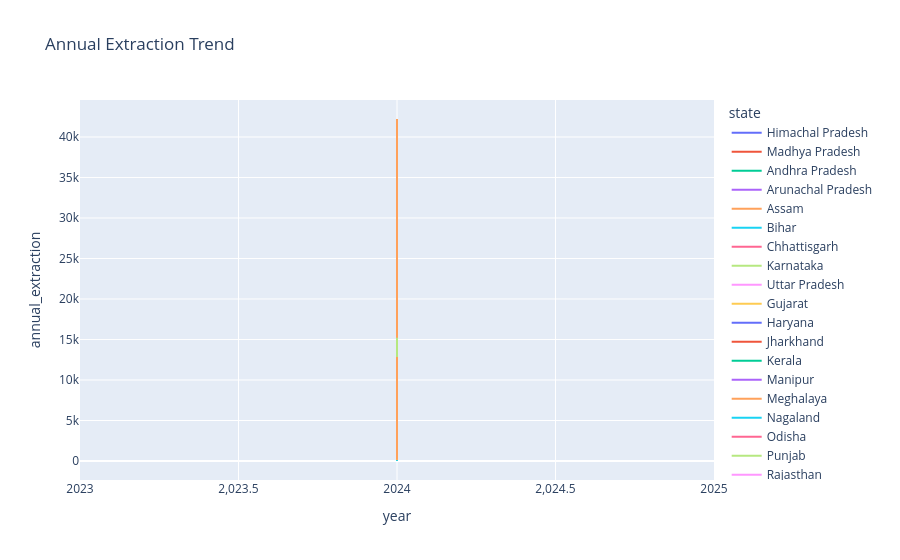

Here is the notebook cell this chart was saved with:
### Code cell
fig = px.line(df, x="year", y="annual_extraction", color="state",
            title="Annual Extraction Trend")
fig.show()

### Figure 1 — Plotly figure (JSON) as saved in the notebook; plotly's stock layout.template omitted (floating-point values rounded to 4 significant figures)
{"data": [{"hovertemplate": "state=Himachal Pradesh<br>year=%{x}<br>annual_extraction=%{y}<extra></extra>", "legendgroup": "Himachal Pradesh", "line": {"color": "#636efa", "dash": "solid"}, "marker": {"symbol": "circle"}, "mode": "lines", "name": "Himachal Pradesh", "orientation": "v", "showlegend": true, "type": "scatter", "x": [2024], "xaxis": "x", "y": [0.13], "yaxis": "y"}, {"hovertemplate": "state=Madhya Pradesh<br>year=%{x}<br>annual_extraction=%{y}<extra></extra>", "legendgroup": "Madhya Pradesh", "line": {"color": "#EF553B", "dash": "solid"}, "marker": {"symbol": "circle"}, "mode": "lines", "name": "Madhya Pradesh", "orientation": "v", "showlegend": true, "type": "scatter", "x": [2024, 2024, 2024, 2024], "xaxis": "x", "y": [0.17, 70.98, 68.95, 2.0], "yaxis": "y"}, {"hovertemplate": "state=Andhra Pradesh<br>year=%{x}<br>annual_extraction=%{y}<extra></extra>", "legendgroup": "Andhra Pradesh", "line": {"color": "#00cc96", "dash": "solid"}, "marker": {"symbol": "circle"}, "mode": "lines", "name": "Andhra Pradesh", "orientation": "v", "showlegend": true, "type": "scatter", "x": [2024, 2024, 2024, 2024, 2024, 2024, 2024, 2024, 2024, 2024, 2024, 2024, 2024, 2024, 2024, 2024, 2024, 2024, 2024, 2024, 2024, 2024, 2024, 2024, 2024, 2024, 2024, 2024, 2024, 2024, 2024, 2024, 2024, 2024, 2024, 2024, 2024, 2024, 2024, 2024, 2024, 2024, 2024, 2024, 2024, 2024, 2024, 2024, 2024, 2024, 2024, 2024, 2024, 2024, 2024, 2024, 2024, 2024, 2024, 2024, 2024, 2024, 2024, 2024, 2024, 2024, 2024, 2024, 2024, 2024, 2024, 2024, 2024, 2024, 2024, 2024, 2024, 2024, 2024, 2024, 2024, 2024], "xaxis": "x", "y": [2861.0, 14420.0, 1324.0, 2836.0, 1323.0, 1247.0, 2605.0, 1621.0, 2065.0, 3487.0, 2078.0, 10850.0, 566.2, 1228.0, 66.02, 1215.0, 1073.0, 20510.0, 595.3, 2623.0, 87.94, 285.3, 2538.0, 235.4, 549.9, 2861.0, 14420.0, 1324.0, 2836.0, 1323.0, 1247.0, 2605.0, 1621.0, 2065.0, 3487.0, 2078.0, 10850.0, 566.2, 1228.0, 66.02, 1215.0, 1073.0, 20510.0, 595.3, 2623.0, 87.94, 285.3, 2538.0, 235.4, 549.9, 68.75, 92.86, 88.89, 96.88, 67.74, 78.95, 96.15, 78.95, 63.64, 93.33, 97.48, 96.53, 67.97, 85.58, 97.75, 94.86, 82.6, 97.22, 74.5, 87.96, 93.78, 98.55, 75.79, 86.57, 91.39, 97.37, 70.33, 71.97, 95.6, 75.13, 81.07, 93.81], "yaxis": "y"}, {"hovertemplate": "state=Arunachal Pradesh<br>year=%{x}<br>annual_extraction=%{y}<extra></extra>", "legendgroup": "Arunachal Pradesh", "line": {"color": "#ab63fa", "dash": "solid"}, "marker": {"symbol": "circle"}, "mode": "lines", "name": "Arunachal Pradesh", "orientation": "v", "showlegend": true, "type": "scatter", "x": [2024, 2024, 2024, 2024, 2024, 2024, 2024, 2024, 2024, 2024, 2024, 2024, 2024, 2024, 2024, 2024, 2024, 2024, 2024, 2024, 2024, 2024], "xaxis": "x", "y": [7569.0, 3181.0, 17480.0, 41950.0, 33880.0, 1442.0, 2465.0, 1785.0, 73.65, 397.3, 916.7, 7569.0, 3181.0, 17480.0, 41950.0, 33880.0, 1442.0, 2465.0, 1785.0, 73.65, 397.3, 916.7], "yaxis": "y"}, {"hovertemplate": "state=Assam<br>year=%{x}<br>annual_extraction=%{y}<extra></extra>", "legendgroup": "Assam", "line": {"color": "#FFA15A", "dash": "solid"}, "marker": {"symbol": "circle"}, "mode": "lines", "name": "Assam", "orientation": "v", "showlegend": true, "type": "scatter", "x": [2024, 2024, 2024, 2024, 2024, 2024, 2024, 2024, 2024, 2024, 2024, 2024, 2024, 2024, 2024, 2024, 2024, 2024, 2024, 2024, 2024, 2024, 2024, 2024, 2024, 2024, 2024, 2024, 2024, 2024, 2024, 2024, 2024, 2024, 2024, 2024, 2024, 2024, 2024, 2024, 2024, 2024, 2024, 2024, 2024, 2024, 2024, 2024, 2024, 2024, 2024, 2024, 2024, 2024], "xaxis": "x", "y": [27270.0, 22900.0, 12850.0, 23180.0, 25350.0, 14210.0, 38010.0, 18120.0, 37790.0, 19070.0, 19330.0, 29900.0, 9513.0, 32140.0, 22460.0, 7024.0, 26990.0, 19370.0, 42130.0, 30090.0, 8475.0, 21450.0, 8850.0, 32060.0, 42220.0, 40140.0, 22150.0, 27270.0, 22900.0, 12850.0, 23180.0, 25350.0, 14210.0, 38010.0, 18120.0, 37790.0, 19070.0, 19330.0, 29900.0, 9513.0, 32140.0, 22460.0, 7024.0, 26990.0, 19370.0, 42130.0, 30090.0, 8475.0, 21450.0, 8850.0, 32060.0, 42220.0, 40140.0, 22150.0], "yaxis": "y"}, {"hovertemplate": "state=Bihar<br>year=%{x}<br>annual_extraction=%{y}<extra></extra>", "legendgroup": "Bihar", "line": {"color": "#19d3f3", "dash": "solid"}, "marker": {"symbol": "circle"}, "mode": "lines", "name": "Bihar", "orientation": "v", "showlegend": true, "type": "scatter", "x": [2024, 2024, 2024, 2024, 2024, 2024, 2024, 2024, 2024, 2024, 2024, 2024, 2024, 2024, 2024, 2024, 2024, 2024, 2024, 2024, 2024, 2024, 2024, 2024, 2024, 2024, 2024, 2024, 2024, 2024, 2024, 2024, 2024, 2024, 2024, 2024, 2024, 2024, 2024, 2024, 2024, 2024, 2024, 2024, 2024, 2024, 2024, 2024, 2024, 2024, 2024, 2024, 2024, 2024, 2024, 2024, 2024, 2024, 2024, 2024, 2024, 2024, 2024, 2024, 2024, 2024, 2024, 2024, 2024, 2024, 2024, 2024, 2024, 2024, 2024, 2024, 2024, 2024, 2024, 2024, 2024, 2024, 2024, 2024, 2024, 2024, 2024, 2024, 2024, 2024, 2024, 2024, 2024, 2024, 2024, 2024, 2024, 2024, 2024], "xaxis": "x", "y": [7485.0, 0.0, 1116.0, 915.1, 2725.0, 6287.0, 1104.0, 626.8, 4990.0, 5352.0, 2497.0, 1553.0, 1686.0, 462.5, 900.8, 7209.0, 1883.0, 5300.0, 1279.0, 3932.0, 8012.0, 1546.0, 4232.0, 1283.0, 2056.0, 1991.0, 1554.0, 4222.0, 3002.0, 610.2, 844.1, 887.5, 4816.0, 1784.0, 7485.0, 0.0, 1116.0, 915.1, 2725.0, 6287.0, 1104.0, 626.8, 4990.0, 5352.0, 2497.0, 1553.0, 1686.0, 462.5, 900.8, 7209.0, 1883.0, 5300.0, 1279.0, 3932.0, 8012.0, 1546.0, 4232.0, 1283.0, 2056.0, 1991.0, 1554.0, 4222.0, 3002.0, 610.2, 844.1, 887.5, 4816.0, 1784.0, 4860.0, 4860.0, 89.47, 70.0, 83.33, 62.5, 88.89, 83.74, 76.56, 91.35, 84.09, 81.58, 36.13, 67.54, 38.05, 76.04, 87.89, 68.74, 85.34, 67.38, 95.64, 84.33, 74.73, 92.94, 79.06, 83.69, 36.55, 65.05, 39.5, 75.74, 95.79], "yaxis": "y"}, {"hovertemplate": "state=Chhattisgarh<br>year=%{x}<br>annual_extraction=%{y}<extra></extra>", "legendgroup": "Chhattisgarh", "line": {"color": "#FF6692", "dash": "solid"}, "marker": {"symbol": "circle"}, "mode": "lines", "name": "Chhattisgarh", "orientation": "v", "showlegend": true, "type": "scatter", "x": [2024, 2024, 2024, 2024, 2024, 2024, 2024, 2024, 2024, 2024, 2024, 2024, 2024, 2024, 2024, 2024, 2024, 2024, 2024, 2024, 2024, 2024, 2024, 2024, 2024, 2024, 2024, 2024, 2024, 2024, 2024, 2024, 2024, 2024, 2024, 2024, 2024, 2024, 2024, 2024, 2024, 2024, 2024, 2024, 2024, 2024, 2024, 2024, 2024, 2024, 2024, 2024, 2024, 2024, 2024, 2024, 2024, 2024, 2024, 2024, 2024, 2024, 2024, 2024, 2024, 2024, 2024, 2024, 2024, 2024, 2024, 2024, 2024, 2024, 2024, 2024, 2024], "xaxis": "x", "y": [0.0, 309.1, 426.6, 0.0, 0.0, 0.0, 1409.0, 2224.0, 325.7, 217.3, 0.0, 309.1, 426.6, 0.0, 0.0, 0.0, 1409.0, 2224.0, 325.7, 217.3, 0.0, 2107.0, 257.6, 53.68, 3230.0, 0.0, 0.0, 2107.0, 257.6, 53.68, 3230.0, 0.0, 1398.0, 1398.0, 40.0, 50.0, 50.0, 33.33, 80.0, 75.0, 85.71, 60.0, 83.33, 25.0, 75.0, 50.0, 50.0, 72.73, 85.71, 41.84, 37.44, 37.61, 34.61, 74.56, 83.78, 87.08, 66.0, 27.27, 84.48, 59.12, 54.19, 68.87, 83.91, 49.45, 49.52, 48.89, 32.86, 77.38, 73.67, 46.24, 68.35, 26.01, 88.44, 53.27, 49.82, 74.96, 80.97], "yaxis": "y"}, {"hovertemplate": "state=Karnataka<br>year=%{x}<br>annual_extraction=%{y}<extra></extra>", "legendgroup": "Karnataka", "line": {"color": "#B6E880", "dash": "solid"}, "marker": {"symbol": "circle"}, "mode": "lines", "name": "Karnataka", "orientation": "v", "showlegend": true, "type": "scatter", "x": [2024, 2024, 2024, 2024, 2024, 2024, 2024, 2024, 2024, 2024, 2024, 2024, 2024, 2024, 2024, 2024, 2024, 2024, 2024, 2024, 2024, 2024, 2024, 2024, 2024, 2024, 2024, 2024, 2024, 2024, 2024, 2024, 2024, 2024, 2024, 2024, 2024, 2024, 2024, 2024, 2024, 2024, 2024], "xaxis": "x", "y": [214.9, 214.9, 2434.0, 2094.0, 15200.0, 300.1, 5056.0, 10010.0, 3087.0, 4545.0, 2036.0, 6384.0, 25.43, 2300.0, 2610.0, 5207.0, 627.9, 2434.0, 2094.0, 15200.0, 300.1, 5056.0, 10010.0, 3087.0, 4545.0, 2036.0, 6384.0, 25.43, 2300.0, 2610.0, 5207.0, 627.9, 780.6, 780.6, 21.71, 48.18, 73.55, 40.28, 20.86, 46.1, 50.83, 78.43, 83.18], "yaxis": "y"}, {"hovertemplate": "state=Uttar Pradesh<br>year=%{x}<br>annual_extraction=%{y}<extra></extra>", "legendgroup": "Uttar Pradesh", "line": {"color": "#FF97FF", "dash": "solid"}, "marker": {"symbol": "circle"}, "mode": "lines", "name": "Uttar Pradesh", "orientation": "v", "showlegend": true, "type": "scatter", "x": [2024, 2024, 2024, 2024, 2024, 2024, 2024, 2024, 2024, 2024, 2024, 2024, 2024, 2024, 2024, 2024, 2024, 2024, 2024, 2024, 2024, 2024, 2024, 2024, 2024, 2024, 2024, 2024, 2024, 2024, 2024, 2024, 2024, 2024, 2024, 2024, 2024, 2024, 2024, 2024, 2024, 2024, 2024, 2024, 2024, 2024, 2024, 2024, 2024, 2024, 2024, 2024, 2024, 2024, 2024, 2024, 2024, 2024, 2024, 2024, 2024, 2024, 2024, 2024, 2024, 2024, 2024, 2024, 2024, 2024, 2024, 2024, 2024, 2024, 2024, 2024, 2024, 2024, 2024, 2024, 2024, 2024, 2024, 2024, 2024, 2024, 2024, 2024, 2024, 2024, 2024, 2024, 2024, 2024, 2024, 2024, 2024, 2024, 2024, 2024, 2024, 2024, 2024, 2024, 2024, 2024, 2024, 2024, 2024, 2024, 2024, 2024, 2024, 2024, 2024, 2024, 2024, 2024, 2024, 2024, 2024, 2024, 2024], "xaxis": "x", "y": [236.6, 236.6, 0.0, 0.0, 0.0, 0.0, 547.7, 1608.0, 392.2, 891.9, 286.7, 447.7, 1265.0, 2946.0, 1800.0, 519.8, 1122.0, 1402.0, 1631.0, 1161.0, 279.6, 305.4, 539.4, 445.3, 1187.0, 2046.0, 442.1, 513.3, 214.9, 0.0, 675.6, 684.6, 557.7, 271.2, 0.0, 547.7, 1608.0, 392.2, 891.9, 286.7, 447.7, 1265.0, 2946.0, 1800.0, 519.8, 1122.0, 1402.0, 1631.0, 1161.0, 279.6, 305.4, 539.4, 445.3, 1187.0, 2046.0, 442.1, 513.3, 214.9, 0.0, 675.6, 684.6, 557.7, 271.2, 0.0, 829.9, 792.7, 57.63, 1107.0, 4157.0, 203.2, 1571.0, 5245.0, 929.6, 2691.0, 1483.0, 2012.0, 129.2, 174.6, 966.1, 123.1, 25.0, 85.71, 28.72, 89.07, 21.59, 90.95, 79.05, 62.18, 22.3, 68.52, 29.99, 24.51, 26.64, 6.18, 88.35, 80.73, 63.61, 43.11, 59.03, 26.5, 81.48, 42.14, 63.21, 13.53, 92.86, 92.48, 48.76, 28.79, 85.19, 24.07, 49.03, 89.0, 81.51, 65.25, 34.65, 67.89, 27.23, 17.81, 26.86, 4.22, 88.8, 78.75, 57.26], "yaxis": "y"}, {"hovertemplate": "state=Gujarat<br>year=%{x}<br>annual_extraction=%{y}<extra></extra>", "legendgroup": "Gujarat", "line": {"color": "#FECB52", "dash": "solid"}, "marker": {"symbol": "circle"}, "mode": "lines", "name": "Gujarat", "orientation": "v", "showlegend": true, "type": "scatter", "x": [2024, 2024, 2024, 2024, 2024, 2024, 2024, 2024, 2024, 2024, 2024, 2024, 2024, 2024, 2024, 2024, 2024, 2024, 2024, 2024, 2024, 2024, 2024, 2024, 2024, 2024, 2024, 2024, 2024, 2024, 2024, 2024, 2024, 2024, 2024, 2024, 2024, 2024, 2024, 2024, 2024, 2024, 2024, 2024, 2024, 2024, 2024, 2024, 2024, 2024, 2024, 2024, 2024, 2024, 2024, 2024, 2024, 2024, 2024, 2024], "xaxis": "x", "y": [0.0, 0.0, 0.0, 0.0, 0.0, 0.0, 0.0, 0.0, 0.0, 0.0, 0.0, 0.0, 0.0, 0.0, 0.0, 0.0, 0.0, 0.0, 0.0, 0.0, 0.0, 0.0, 0.0, 0.0, 40.0, 90.91, 75.0, 50.0, 83.33, 83.33, 80.0, 50.0, 75.0, 80.0, 90.0, 55.56, 43.4, 97.21, 69.98, 38.97, 94.97, 89.81, 53.3, 56.86, 67.13, 82.89, 93.49, 63.99, 42.3, 88.67, 63.91, 54.13, 91.17, 89.35, 77.72, 48.89, 68.92, 84.83, 94.36, 63.62], "yaxis": "y"}, {"hovertemplate": "state=Haryana<br>year=%{x}<br>annual_extraction=%{y}<extra></extra>", "legendgroup": "Haryana", "line": {"color": "#636efa", "dash": "solid"}, "marker": {"symbol": "circle"}, "mode": "lines", "name": "Haryana", "orientation": "v", "showlegend": true, "type": "scatter", "x": [2024, 2024, 2024, 2024, 2024, 2024, 2024, 2024, 2024, 2024, 2024, 2024, 2024, 2024, 2024, 2024, 2024, 2024, 2024, 2024, 2024, 2024, 2024, 2024, 2024, 2024, 2024, 2024, 2024, 2024, 2024, 2024, 2024, 2024, 2024, 2024, 2024, 2024, 2024, 2024, 2024, 2024], "xaxis": "x", "y": [5060.0, 1917.0, 1004.0, 2656.0, 3206.0, 3361.0, 2920.0, 7590.0, 2787.0, 3860.0, 2637.0, 2350.0, 1089.0, 1651.0, 1784.0, 3485.0, 3851.0, 1281.0, 2119.0, 5060.0, 1917.0, 1004.0, 2656.0, 3206.0, 3361.0, 2920.0, 7590.0, 2787.0, 3860.0, 2637.0, 2350.0, 1089.0, 1651.0, 1784.0, 3485.0, 3851.0, 1281.0, 2119.0, 17.13, 39.73, 24.89, 41.12], "yaxis": "y"}, {"hovertemplate": "state=Jharkhand<br>year=%{x}<br>annual_extraction=%{y}<extra></extra>", "legendgroup": "Jharkhand", "line": {"color": "#EF553B", "dash": "solid"}, "marker": {"symbol": "circle"}, "mode": "lines", "name": "Jharkhand", "orientation": "v", "showlegend": true, "type": "scatter", "x": [2024, 2024, 2024, 2024, 2024, 2024, 2024, 2024, 2024, 2024, 2024, 2024, 2024, 2024, 2024, 2024, 2024, 2024, 2024, 2024, 2024, 2024, 2024, 2024, 2024, 2024, 2024, 2024, 2024, 2024, 2024, 2024, 2024, 2024, 2024, 2024, 2024, 2024, 2024, 2024, 2024], "xaxis": "x", "y": [1994.0, 755.3, 1331.0, 1409.0, 3266.0, 2205.0, 1627.0, 3499.0, 829.7, 1076.0, 434.5, 1494.0, 1382.0, 2685.0, 3314.0, 2060.0, 737.1, 5801.0, 1994.0, 755.3, 1331.0, 1409.0, 3266.0, 2205.0, 1627.0, 3499.0, 829.7, 1076.0, 434.5, 1494.0, 1382.0, 2685.0, 3314.0, 2060.0, 737.1, 5801.0, 90.89, 79.3, 24.96, 69.88, 78.17], "yaxis": "y"}, {"hovertemplate": "state=Kerala<br>year=%{x}<br>annual_extraction=%{y}<extra></extra>", "legendgroup": "Kerala", "line": {"color": "#00cc96", "dash": "solid"}, "marker": {"symbol": "circle"}, "mode": "lines", "name": "Kerala", "orientation": "v", "showlegend": true, "type": "scatter", "x": [2024, 2024, 2024, 2024, 2024, 2024, 2024, 2024, 2024, 2024, 2024, 2024, 2024, 2024, 2024, 2024, 2024, 2024, 2024, 2024, 2024, 2024, 2024, 2024, 2024, 2024, 2024, 2024, 2024, 2024, 2024, 2024, 2024, 2024, 2024, 2024, 2024, 2024], "xaxis": "x", "y": [3337.0, 6802.0, 907.2, 1489.0, 7056.0, 4619.0, 4181.0, 3920.0, 5680.0, 6292.0, 2249.0, 0.0, 3337.0, 6802.0, 907.2, 1489.0, 7056.0, 4619.0, 4181.0, 3920.0, 5680.0, 6292.0, 2249.0, 0.0, 76.85, 70.52, 82.85, 85.03, 53.36, 84.24, 75.28, 78.48, 74.77, 83.53, 86.18, 52.21, 86.98, 69.88], "yaxis": "y"}, {"hovertemplate": "state=Manipur<br>year=%{x}<br>annual_extraction=%{y}<extra></extra>", "legendgroup": "Manipur", "line": {"color": "#ab63fa", "dash": "solid"}, "marker": {"symbol": "circle"}, "mode": "lines", "name": "Manipur", "orientation": "v", "showlegend": true, "type": "scatter", "x": [2024], "xaxis": "x", "y": [2258.0], "yaxis": "y"}, {"hovertemplate": "state=Meghalaya<br>year=%{x}<br>annual_extraction=%{y}<extra></extra>", "legendgroup": "Meghalaya", "line": {"color": "#FFA15A", "dash": "solid"}, "marker": {"symbol": "circle"}, "mode": "lines", "name": "Meghalaya", "orientation": "v", "showlegend": true, "type": "scatter", "x": [2024, 2024], "xaxis": "x", "y": [1796.0, 1796.0], "yaxis": "y"}, {"hovertemplate": "state=Nagaland<br>year=%{x}<br>annual_extraction=%{y}<extra></extra>", "legendgroup": "Nagaland", "line": {"color": "#19d3f3", "dash": "solid"}, "marker": {"symbol": "circle"}, "mode": "lines", "name": "Nagaland", "orientation": "v", "showlegend": true, "type": "scatter", "x": [2024, 2024], "xaxis": "x", "y": [2359.0, 2359.0], "yaxis": "y"}, {"hovertemplate": "state=Odisha<br>year=%{x}<br>annual_extraction=%{y}<extra></extra>", "legendgroup": "Odisha", "line": {"color": "#FF6692", "dash": "solid"}, "marker": {"symbol": "circle"}, "mode": "lines", "name": "Odisha", "orientation": "v", "showlegend": true, "type": "scatter", "x": [2024, 2024, 2024, 2024, 2024], "xaxis": "x", "y": [3947.0, 3947.0, 87.5, 94.38, 94.32], "yaxis": "y"}, {"hovertemplate": "state=Punjab<br>year=%{x}<br>annual_extraction=%{y}<extra></extra>", "legendgroup": "Punjab", "line": {"color": "#B6E880", "dash": "solid"}, "marker": {"symbol": "circle"}, "mode": "lines", "name": "Punjab", "orientation": "v", "showlegend": true, "type": "scatter", "x": [2024, 2024], "xaxis": "x", "y": [5345.0, 5345.0], "yaxis": "y"}, {"hovertemplate": "state=Rajasthan<br>year=%{x}<br>annual_extraction=%{y}<extra></extra>", "legendgroup": "Rajasthan", "line": {"color": "#FF97FF", "dash": "solid"}, "marker": {"symbol": "circle"}, "mode": "lines", "name": "Rajasthan", "orientation": "v", "showlegend": true, "type": "scatter", "x": [2024, 2024], "xaxis": "x", "y": [139.7, 139.7], "yaxis": "y"}, {"hovertemplate": "state=Tamil Nadu<br>year=%{x}<br>annual_extraction=%{y}<extra></extra>", "legendgroup": "Tamil Nadu", "line": {"color": "#FECB52", "dash": "solid"}, "marker": {"symbol": "circle"}, "mode": "lines", "name": "Tamil Nadu", "orientation": "v", "showlegend": true, "type": "scatter", "x": [2024, 2024, 2024, 2024], "xaxis": "x", "y": [529.4, 529.4, 91.23, 85.08], "yaxis": "y"}, {"hovertemplate": "state=Telangana<br>year=%{x}<br>annual_extraction=%{y}<extra></extra>", "legendgroup": "Telangana", "line": {"color": "#636efa", "dash": "solid"}, "marker": {"symbol": "circle"}, "mode": "lines", "name": "Telangana", "orientation": "v", "showlegend": true, "type": "scatter", "x": [2024, 2024], "xaxis": "x", "y": [0.0, 0.0], "yaxis": "y"}, {"hovertemplate": "state=Tripura<br>year=%{x}<br>annual_extraction=%{y}<extra></extra>", "legendgroup": "Tripura", "line": {"color": "#EF553B", "dash": "solid"}, "marker": {"symbol": "circle"}, "mode": "lines", "name": "Tripura", "orientation": "v", "showlegend": true, "type": "scatter", "x": [2024, 2024], "xaxis": "x", "y": [3503.0, 3503.0], "yaxis": "y"}, {"hovertemplate": "state=Uttarakhand<br>year=%{x}<br>annual_extraction=%{y}<extra></extra>", "legendgroup": "Uttarakhand", "line": {"color": "#00cc96", "dash": "solid"}, "marker": {"symbol": "circle"}, "mode": "lines", "name": "Uttarakhand", "orientation": "v", "showlegend": true, "type": "scatter", "x": [2024, 2024], "xaxis": "x", "y": [2995.0, 2995.0], "yaxis": "y"}, {"hovertemplate": "state=West Bengal<br>year=%{x}<br>annual_extraction=%{y}<extra></extra>", "legendgroup": "West Bengal", "line": {"color": "#ab63fa", "dash": "solid"}, "marker": {"symbol": "circle"}, "mode": "lines", "name": "West Bengal", "orientation": "v", "showlegend": true, "type": "scatter", "x": [2024, 2024], "xaxis": "x", "y": [21450.0, 21450.0], "yaxis": "y"}, {"hovertemplate": "state=Jammu And Kashmir<br>year=%{x}<br>annual_extraction=%{y}<extra></extra>", "legendgroup": "Jammu And Kashmir", "line": {"color": "#FFA15A", "dash": "solid"}, "marker": {"symbol": "circle"}, "mode": "lines", "name": "Jammu And Kashmir", "orientation": "v", "showlegend": true, "type": "scatter", "x": [2024, 2024, 2024, 2024, 2024, 2024, 2024, 2024, 2024, 2024, 2024, 2024, 2024, 2024, 2024, 2024, 2024, 2024, 2024, 2024, 2024, 2024, 2024, 2024, 2024, 2024, 2024, 2024, 2024, 2024, 2024, 2024, 2024, 2024, 2024, 2024, 2024, 2024, 2024, 2024], "xaxis": "x", "y": [10290.0, 5301.0, 12820.0, 2859.0, 151.8, 401.8, 7492.0, 3666.0, 525.2, 4223.0, 3078.0, 1638.0, 3801.0, 6012.0, 313.4, 2511.0, 3501.0, 4760.0, 8576.0, 3177.0, 10290.0, 5301.0, 12820.0, 2859.0, 151.8, 401.8, 7492.0, 3666.0, 525.2, 4223.0, 3078.0, 1638.0, 3801.0, 6012.0, 313.4, 2511.0, 3501.0, 4760.0, 8576.0, 3177.0], "yaxis": "y"}, {"hovertemplate": "state=Ladakh<br>year=%{x}<br>annual_extraction=%{y}<extra></extra>", "legendgroup": "Ladakh", "line": {"color": "#19d3f3", "dash": "solid"}, "marker": {"symbol": "circle"}, "mode": "lines", "name": "Ladakh", "orientation": "v", "showlegend": true, "type": "scatter", "x": [2024, 2024, 2024], "xaxis": "x", "y": [94.44, 90.39, 0.0], "yaxis": "y"}, {"hovertemplate": "state=Lakshadweep<br>year=%{x}<br>annual_extraction=%{y}<extra></extra>", "legendgroup": "Lakshadweep", "line": {"color": "#FF6692", "dash": "solid"}, "marker": {"symbol": "circle"}, "mode": "lines", "name": "Lakshadweep", "orientation": "v", "showlegend": true, "type": "scatter", "x": [2024, 2024, 2024], "xaxis": "x", "y": [80.0, 75.6, 75.6], "yaxis": "y"}], "layout": {"legend": {"title": {"text": "state"}, "tracegroupgap": 0}, "title": {"text": "Annual Extraction Trend"}, "xaxis": {"anchor": "y", "domain": [0, 1], "title": {"text": "year"}}, "yaxis": {"anchor": "x", "domain": [0, 1], "title": {"text": "annual_extraction"}}}}
